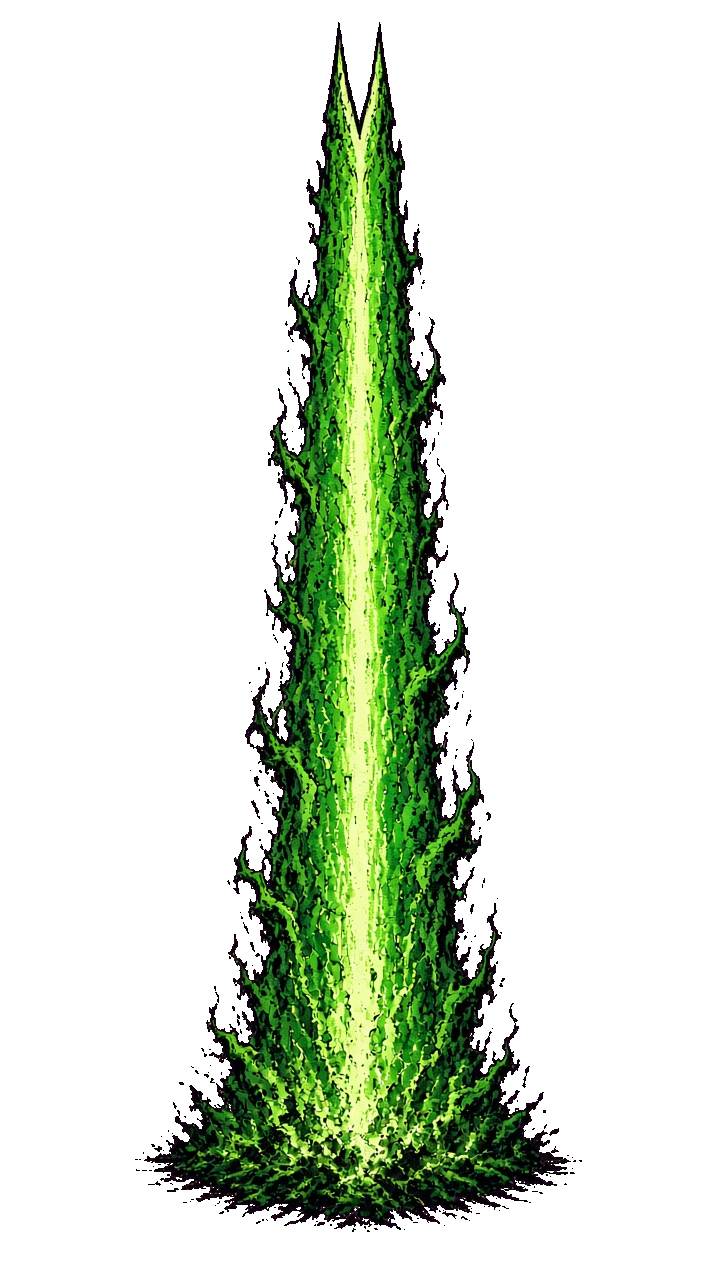
#> input picture art/minigames/salvo_play/hoy_beam.png, 720 x 1280 px, found by its file name
$ python _key_hoy.py
#> lines starting #> are read from the running program, lines starting #| are printed output that depends on the picture
#> in main, im is the input picture: PIL image 720x1280 RGBA; mean R, G, B, A 15.5, 25.9, 9.3, 56.9
# Magenta chroma → alpha for HOY beam (green spell cannot use #00FF00).
from pathlib import Path

import numpy as np
from PIL import Image

ROOT = Path(__file__).resolve().parent
OUT = ROOT.parent / "salvo_play"
MAGENTA = np.array([255.0, 0.0, 255.0], dtype=np.float32)
TH = 95.0
JOBS = [
	(ROOT / "candidates" / "hoy_beam.png", OUT / "hoy_beam.png"),
	(ROOT / "candidates" / "shot.png", OUT / "shot.png"),
	(ROOT / "candidates" / "foe_shot.png", OUT / "foe_shot.png"),
]


def key_magenta(im: Image.Image) -> Image.Image:
	arr = np.asarray(im.convert("RGBA")).astype(np.float32)
	rgb = arr[:, :, 0:3]
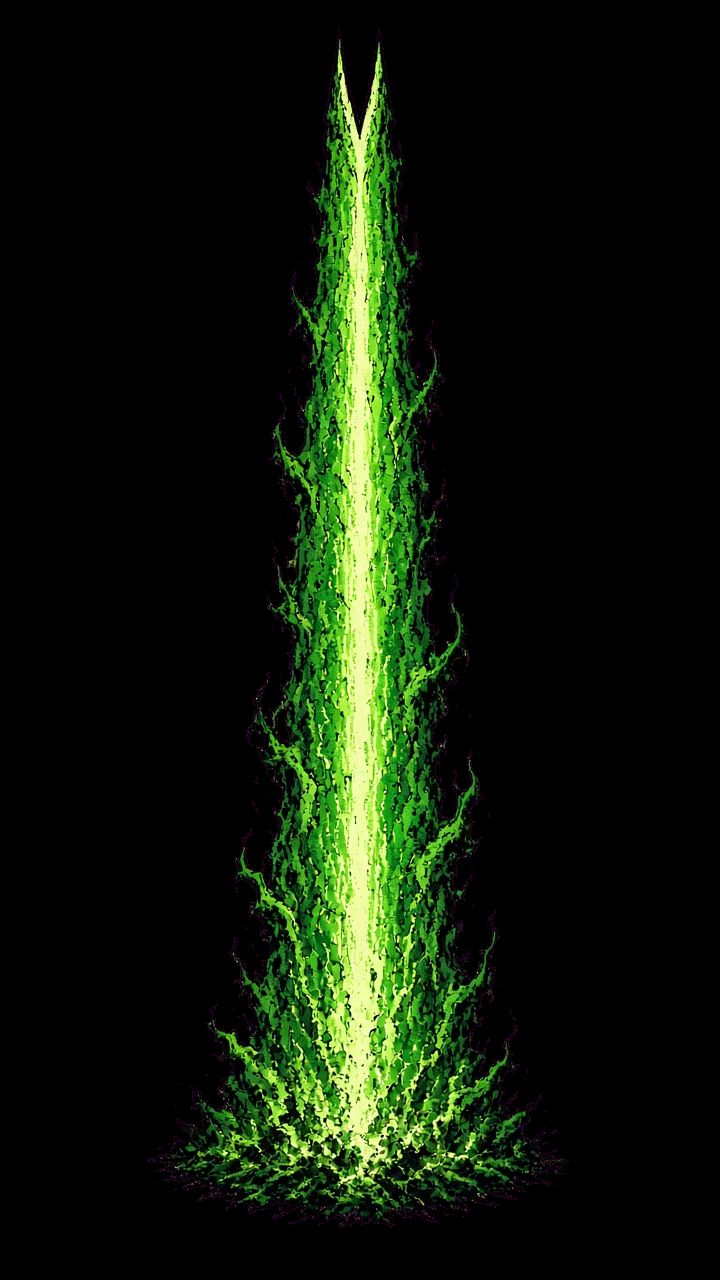
#> rgb: shape (1280, 720, 3) float32; mean R, G, B 15.5, 25.9, 9.3
	dist = np.linalg.norm(rgb - MAGENTA, axis=2)
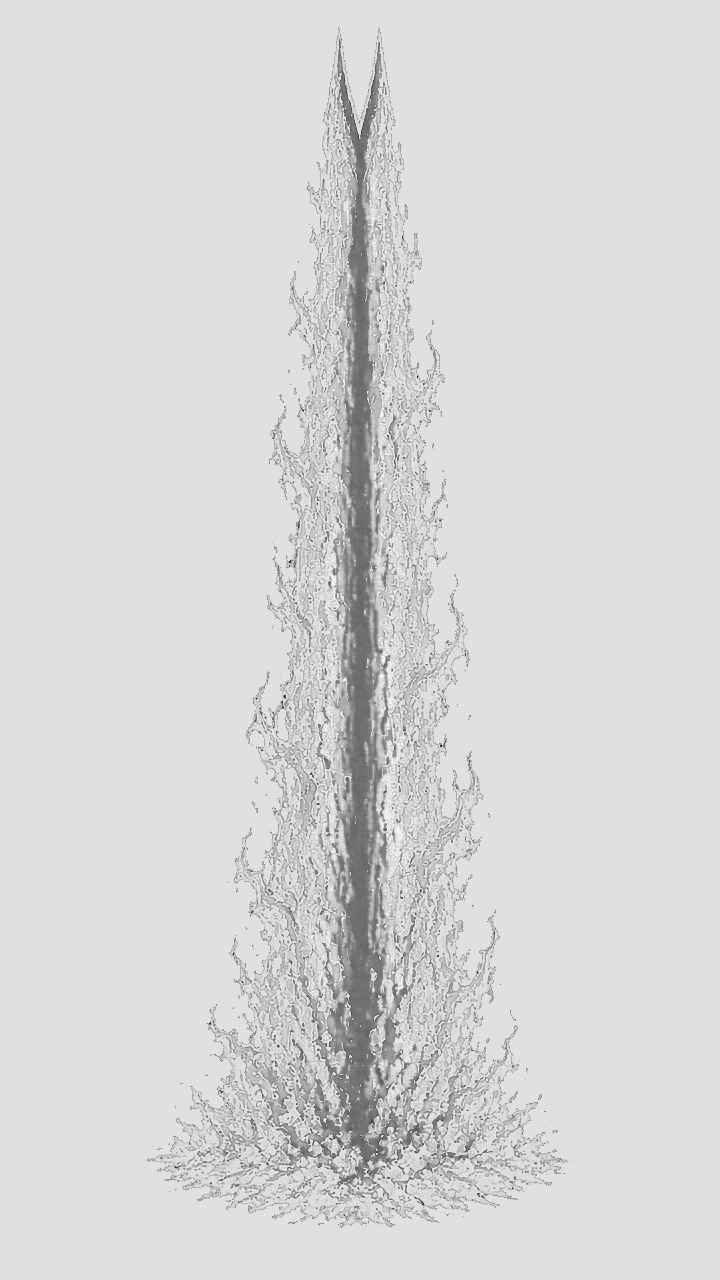
#> dist: shape (1280, 720) float32; min 178.9, max 385.1, mean 353.7; drawn with min black and max white
	r, g, b = arr[:, :, 0], arr[:, :, 1], arr[:, :, 2]
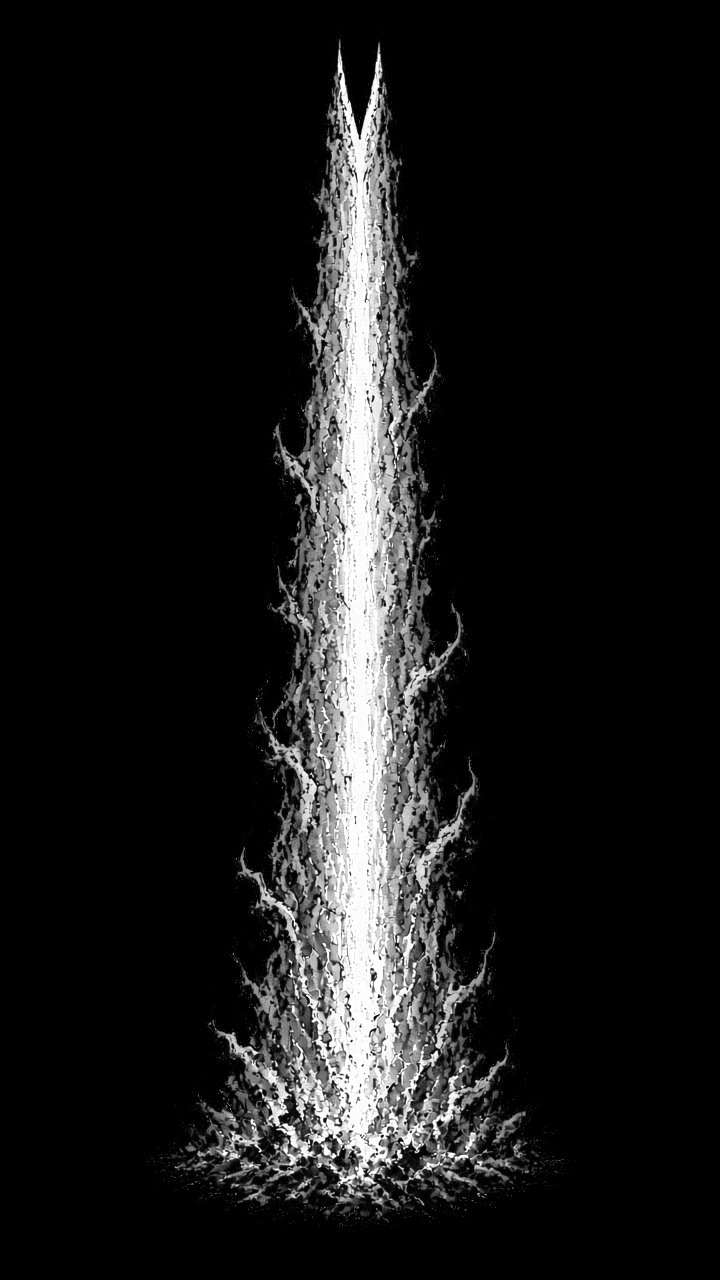
#> g: shape (1280, 720) float32; min 0, max 255, mean 25.9
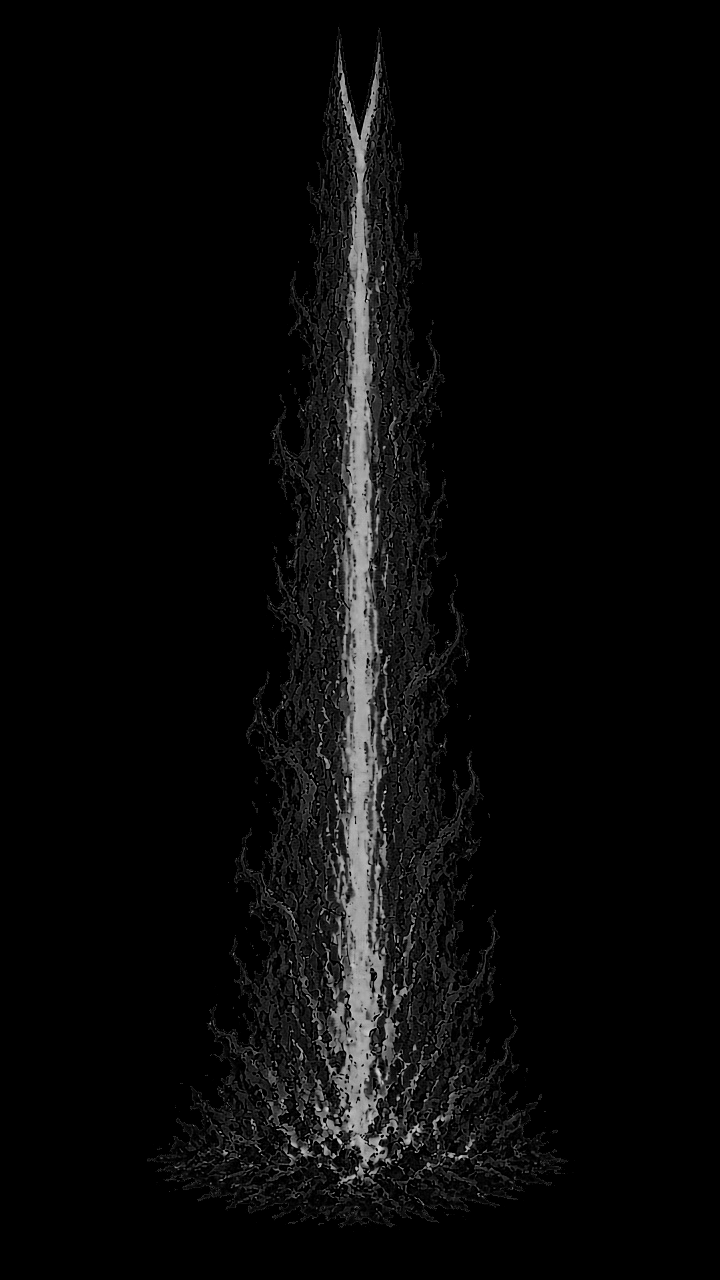
#> b: shape (1280, 720) float32; min 0, max 220, mean 9.3
	# Magenta / hot pink / rose studio (not only #FF00FF). Keep green (G dominant).
	hot = (r > 150.0) & (g < 120.0) & (r > g + 40.0)
#> hot: shape (1280, 720) bool; every value is 0
	chroma = (dist < TH) | hot | ((r > 160.0) & (b > 160.0) & (g < 90.0))
	alpha = np.where(chroma, 0.0, 255.0)
#> alpha: shape (1280, 720) float64; every value is 255
	out = arr.copy()
	# Magenta fringe on the ink edge: pull R/B down toward G.
	edge = ~chroma
#> edge: shape (1280, 720) bool; every value is 1
	fringe = edge & (r > 50.0) & (b > 50.0) & (g + 18.0 < r) & (g + 18.0 < b)
	out[fringe, 0] = np.minimum(out[fringe, 0], out[fringe, 1] * 0.85)
	out[fringe, 2] = np.minimum(out[fringe, 2], out[fringe, 1] * 0.55)
	out[:, :, 3] = alpha
	out[chroma, 0:3] = 0.0
	return Image.fromarray(out.astype(np.uint8), "RGBA")


def crop_opaque(im: Image.Image, pad: int = 12) -> Image.Image:
	arr = np.asarray(im)
	a = arr[:, :, 3]
	ys, xs = np.where(a > 12)
	if ys.size == 0:
		return im
	y0 = max(0, int(ys.min()) - pad)
	y1 = min(arr.shape[0], int(ys.max()) + 1 + pad)
	x0 = max(0, int(xs.min()) - pad)
	x1 = min(arr.shape[1], int(xs.max()) + 1 + pad)
	return Image.fromarray(arr[y0:y1, x0:x1], "RGBA")


def main() -> None:
	OUT.mkdir(parents=True, exist_ok=True)
	for src, dst in JOBS:
		if not src.exists():
			print("skip", src.name)
			continue
		im = Image.open(src)
		out = key_magenta(im)
		if dst.name in ("shot.png", "foe_shot.png"):
			out = crop_opaque(out)
		out.save(dst)
		a = np.asarray(out)[:, :, 3]
#> a: shape (1280, 720); every value is 255
		print(f"{dst.name}: {out.size} solid={(a > 250).sum()} cut={(a == 0).sum()}")
#| hoy_beam.png: (720, 1280) solid=921600 cut=0
#> pass 2 of the loop in main, `for src, dst in JOBS:`:
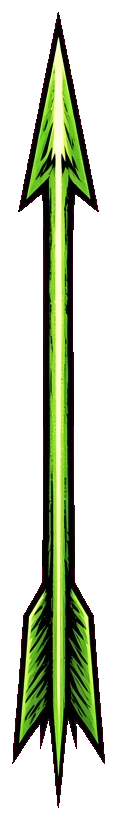
#> input picture art/minigames/salvo_play/shot.png, 117 x 820 px, found by its file name
#> in main, im is the input picture: PIL image 117x820 RGBA; mean R, G, B, A 27.2, 35.6, 14.4, 83.8
#> arr: shape (820, 117, 4) float32
#> rgb: shape (820, 117, 3) float32
#> in key_magenta (call 2), `dist = np.linalg.norm(rgb - MAGENTA, axis=2)`:
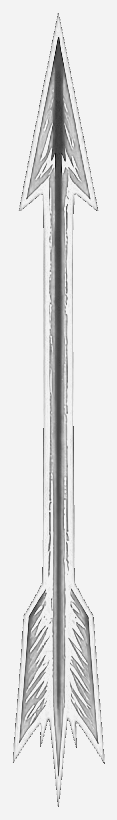
#> dist: shape (820, 117) float32; min 215.4, max 367.5, mean 348.9; drawn with min black and max white
#> r: shape (820, 117) float32
#> g: shape (820, 117) float32
#> in key_magenta (call 2), `r, g, b = arr[:, :, 0], arr[:, :, 1], arr[:, :, 2]`:
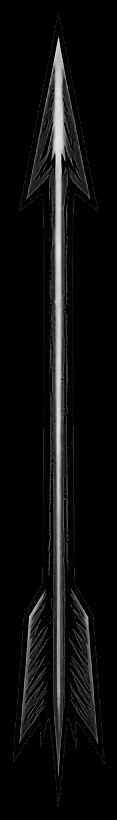
#> b: shape (820, 117) float32; min 0, max 230, mean 14.4
#> hot: shape (820, 117) bool; every value is 0
#> alpha: shape (820, 117) float64; every value is 255
#> edge: shape (820, 117) bool; every value is 1
#> out: shape (820, 117, 4) float32
#> y0 = 0
#> y1 = 820
#> x0 = 0
#> x1 = 117
#| shot.png: (117, 820) solid=95940 cut=0
#> pass 3 of the loop in main, `for src, dst in JOBS:`:
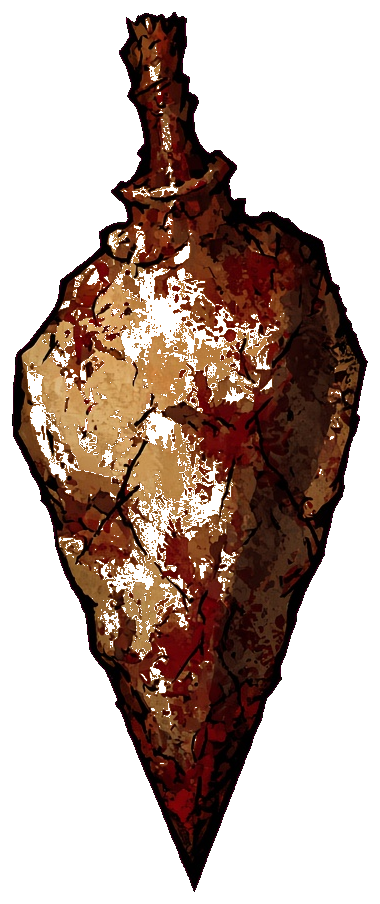
#> input picture art/minigames/salvo_play/foe_shot.png, 380 x 904 px, found by its file name
#> in main, im is the input picture: PIL image 380x904 RGBA; mean R, G, B, A 36.5, 17.9, 9.7, 107.6
#> arr: shape (904, 380, 4) float32
#> rgb: shape (904, 380, 3) float32
#> in key_magenta (call 3), `dist = np.linalg.norm(rgb - MAGENTA, axis=2)`:
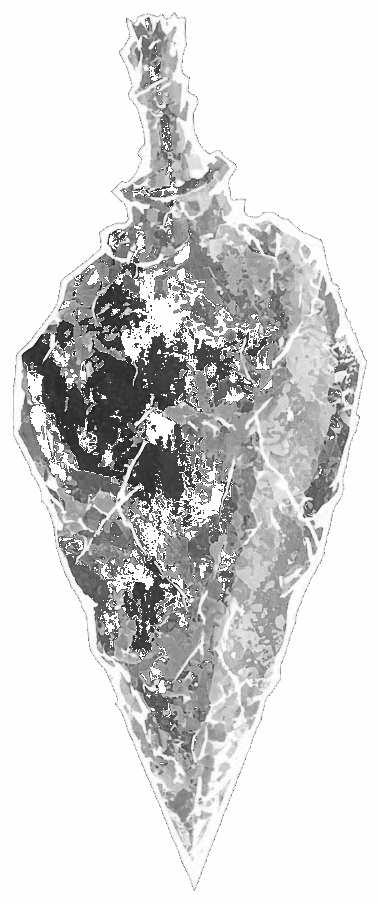
#> dist: shape (904, 380) float32; min 197, max 360.7, mean 334.5; drawn with min black and max white
#> r: shape (904, 380) float32
#> g: shape (904, 380) float32
#> in key_magenta (call 3), `r, g, b = arr[:, :, 0], arr[:, :, 1], arr[:, :, 2]`:
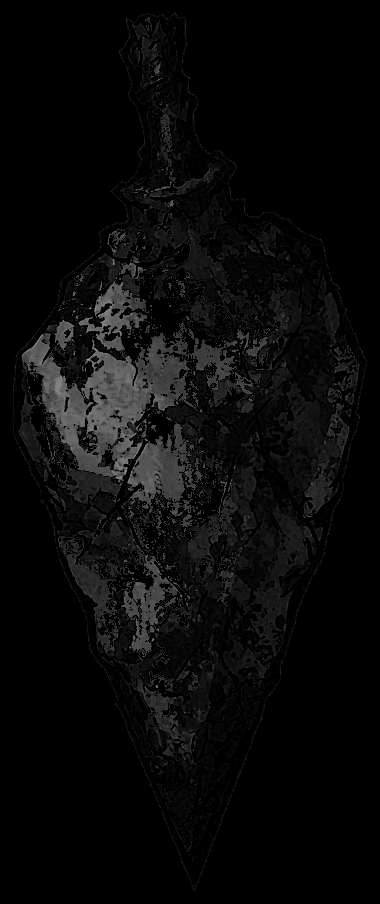
#> b: shape (904, 380) float32; min 0, max 166, mean 9.7
#> hot: shape (904, 380) bool; every value is 0
#> alpha: shape (904, 380) float64; every value is 255
#> edge: shape (904, 380) bool; every value is 1
#> out: shape (904, 380, 4) float32
#| foe_shot.png: (380, 904) solid=343520 cut=0


if __name__ == "__main__":
	main()
